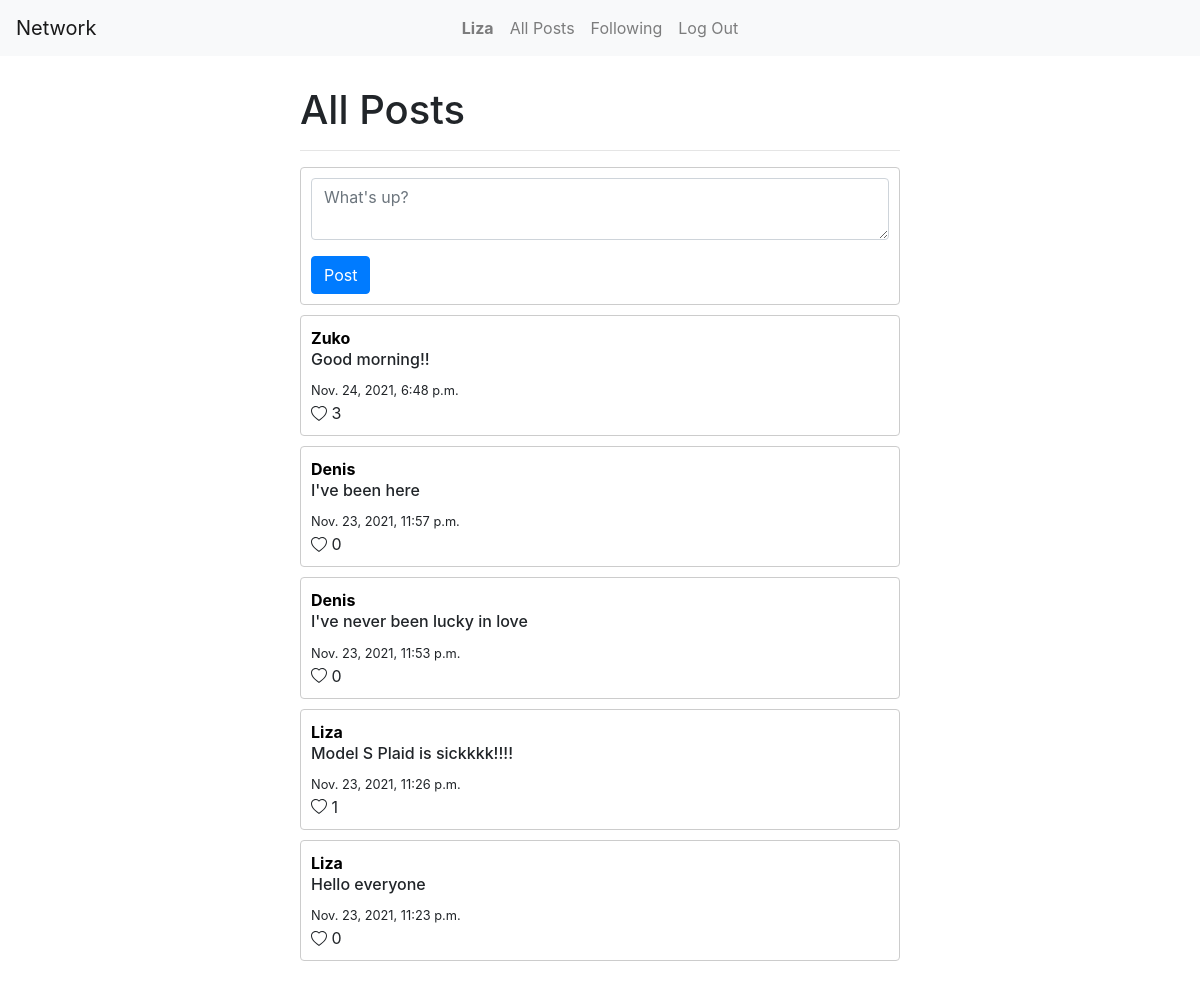
/ (signed in), run on an earlier commit of the app's database.
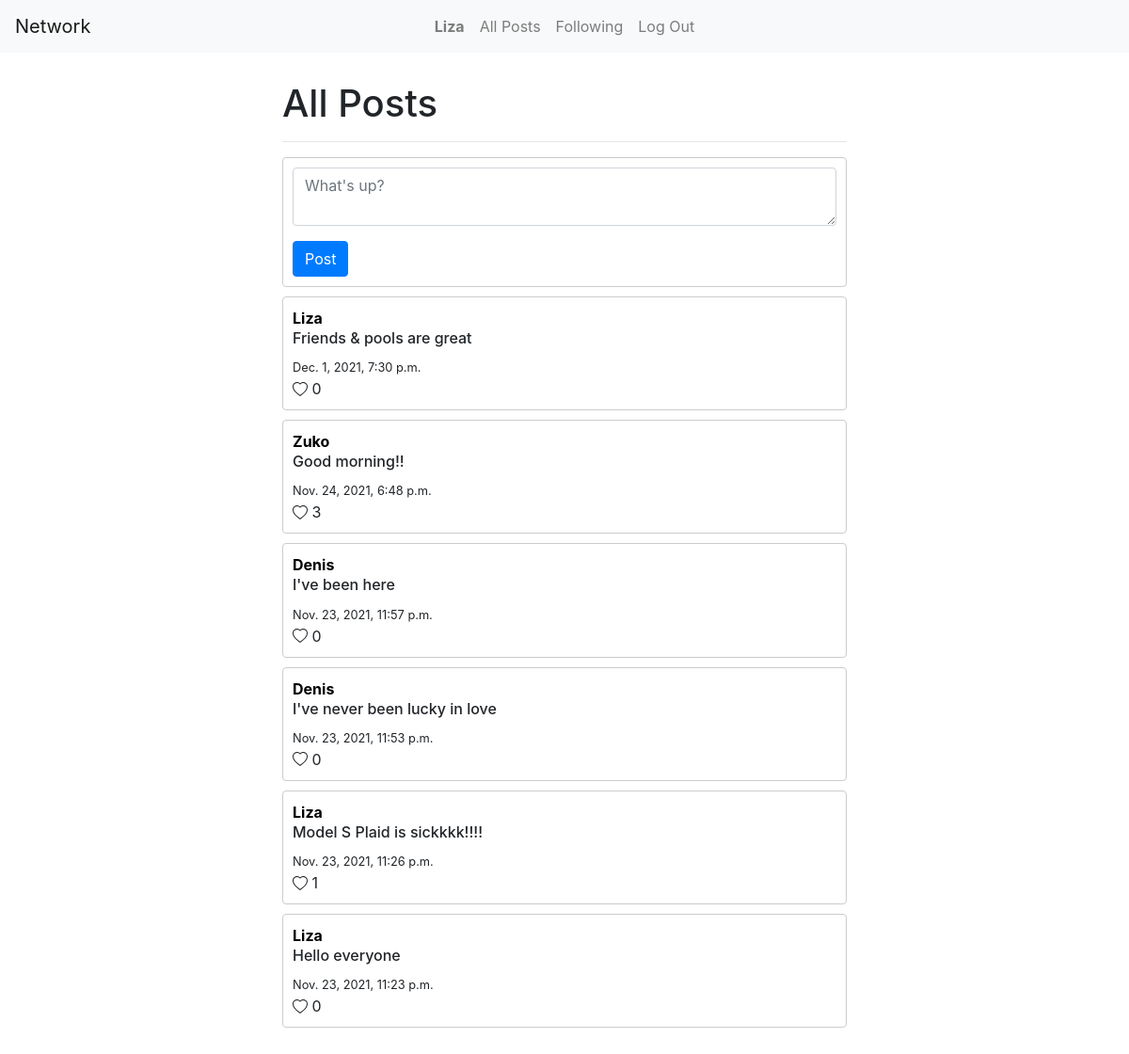
And on a later commit of the database.
### network/models.py (models this page shows)
class Posts(models.Model):
    content = models.TextField()
    date =  models.DateTimeField(auto_now_add=True)
    user = models.ForeignKey(User, on_delete=models.CASCADE)
    likers = models.ManyToManyField(User, related_name='liked', blank=True)
    likesCount = models.IntegerField(default=0)

class User(AbstractUser):
    pass

### network/views.py (the view)
# urls.py: path("", views.index, name="index"),
def index(request):
    if request.user.is_authenticated:
        if request.method =="POST":
            content = request.POST["content"]
            user = request.user
            new_post = Posts.objects.create(user=user, content=content)
            new_post.save()
            return HttpResponseRedirect(reverse("index"))
        else:
            posts = Posts.objects.order_by("-date").all()
            for post in posts:
                post.likesCount = post.likers.count()
                post.save()
            return render(request, "network/index.html", {
                "posts": posts,
                "all": True
            })
    else:
        return render(request, "network/login.html")

### network/templates/network/index.html (shortened to what this page needs)
{% extends "network/layout.html" %}
{% block body %}
{% if all %}
  <h1>All Posts</h1>
  <hr />
  <div class="post" id="newPost">
    <form action="{% url 'index' %}" method="POST">
      <div class="form-group">
        <textarea
          placeholder="What's up?"
          name="content"
          class="form-control w-100"
          maxlength="200"
        ></textarea>
      </div>
      <input class="btn btn-primary" type="submit" value="Post" />
    </form>
  </div>
{% else %}
  <h1>Following</h1>
  <hr />
{% endif %}
{% for post in posts%}
<div class="post">
  <a href="{% url 'profile' post.user.username %}"><div class="username">{{post.user.username}}</div></a>
  <h6>{{post.content}}</h6>
  <small>{{post.date}}</small>
  <div id="likeIcon">
    <span>
      {{post.likesCount}}
    </span>
  </div>
</div>
{%endfor%}
{% endblock %}

What changed in the data, as far as the page shows it:
added Posts: user.username "Liza", content "Friends & pools are great", date "Dec. 1, 2021, 7:30 p.m.", likesCount "0"
